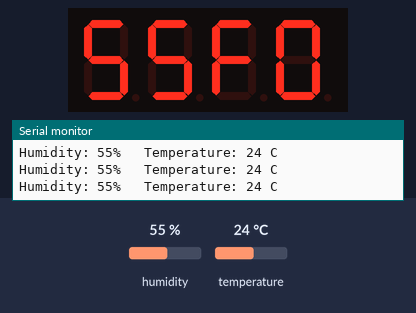
The sketch below on a simulated ESP32. Shown: 4-digit seven-segment display, the last lines printed to the serial monitor. Inputs (shaded band) come from the test bench; at power-on: humidity 55 %, temperature 24 °C.

Above: at 4.8 s.
4.9 s: humidity set to 22 %
At 8.8 s:
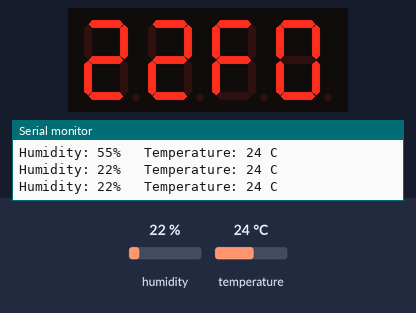
10.5 s: temperature set to 12 °C
At 15.4 s:
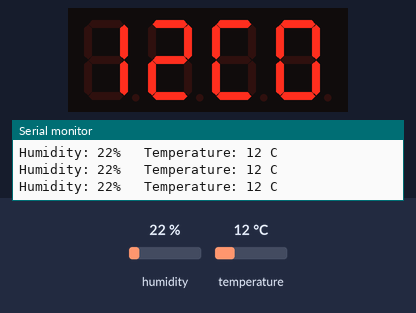
15.5 s: humidity set to 40 %
At 16.8 s:
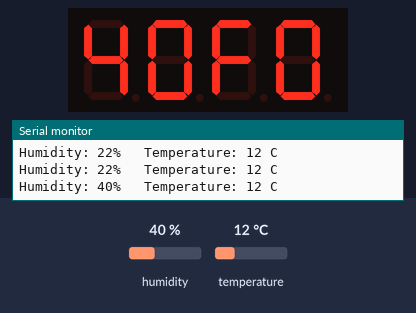
19.5 s: temperature set to 19 °C
At 23.8 s:
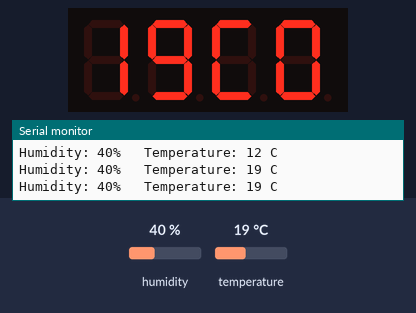
Timing chart, 0 to 25.3 s (numbered marks = the images above; inputs shaded):
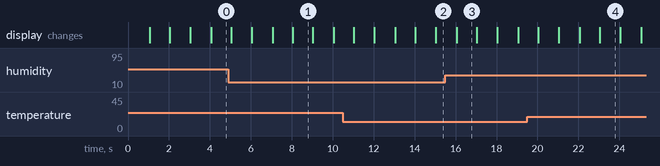

Measured:
- after the input at 4.9 s, the display: first differs from a run without the input after 3.1 s (image 1)
- after the input at 10.5 s, the display: first differs from a run without the input after 2.6 s (image 2)
- after the input at 15.5 s, the display: changes after 0.56 s (image 3)
- after the input at 19.5 s, the display: first differs from a run without the input after 3.5 s (image 4)
- what the display in image 1 shows lasts 1.0 s, from 8.0 s to 9.0 s

The sketch:

Thermometer_with_display.ino
```cpp
#include "DHT.h"
#include "TM1637.h"

#define DHTPIN   13
#define DHTTYPE  DHT11

#define CLK_PIN  27
#define DIO_PIN  26

uint32_t startTime;

DHT dht(DHTPIN, DHTTYPE);
TM1637 disp(CLK_PIN, DIO_PIN);

hw_timer_t *Timer0_Cfg = NULL;

volatile bool flag = false;

void IRAM_ATTR Timer0_ISR()
{
    flag = true;
}

void setup()
{
    Serial.begin(9600);

    dht.begin();

    disp.init();
    disp.set(2);

    Timer0_Cfg = timerBegin(1000000);

    if (Timer0_Cfg == NULL)
    {
        Serial.println("Timer init error");
        while (1);
    }

    timerAttachInterrupt(Timer0_Cfg, &Timer0_ISR);
    timerAlarm(Timer0_Cfg, 1000000, true, 0);
    startTime = millis();
}

void loop()
{
    if (flag){
    flag = false;

    float h = dht.readHumidity();
    float t = dht.readTemperature();

    if (isnan(h) || isnan(t))
    {
        Serial.println("Error reading from DHT");
        return;
    }

    printInfo(t, h);
    uint32_t elapsed = millis() - startTime;

    if((elapsed / 1000) % 2 != 0){
    int temp = (int)t;
    showValue(temp, 12);
    }else{
      int hum = (int)h;
      showValue(hum, 15);
    }
    }
}
void showValue(int value, int symbol){
    disp.display(0, value / 10);
    disp.display(1, value % 10);
    disp.display(2, symbol);
    disp.display(3, 0);
}

void printInfo(int t, int h){
    Serial.print("Humidity: ");
    Serial.print(h);
    Serial.print("%   ");

    Serial.print("Temperature: ");
    Serial.print(t);
    Serial.println(" C");
}
```
